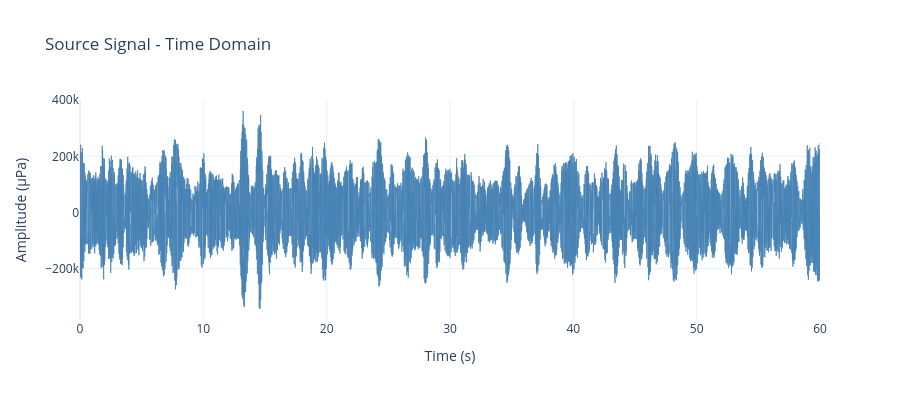
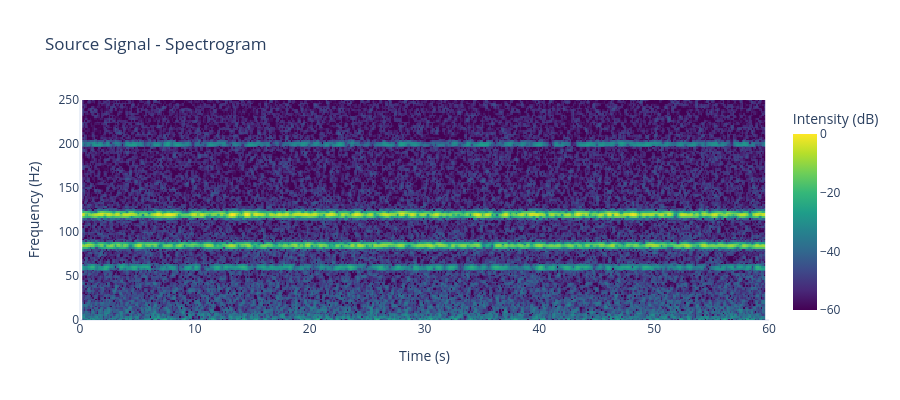

Notebook code for these charts, in order:
### Markdown cell above
## Source Signal Analysis

Examine the source signal before propagation:
- **Time domain**: Shows the temporal structure
- **Spectrogram**: Reveals frequency content evolution over time
- **Frequency spectrum**: Shows tonal peaks with proper amplitude scaling

**Critical FFT Scaling**: We multiply by `2.0/N` to convert FFT magnitude to single-sided amplitude spectrum in µPa.

### Code cell
source_time_axis = np.arange(len(source_signal)) / SIGNAL_PARAMS["sampling_rate_hz"]
source_real = np.real(source_signal)

# Top: Source time domain
fig_src_time = go.Figure()
fig_src_time.add_trace(
    go.Scatter(
        x=source_time_axis,
        y=source_real,
        mode="lines",
        line=dict(width=1, color="steelblue"),
        opacity=0.8,
    )
)
fig_src_time.update_layout(
    title="Source Signal - Time Domain",
    xaxis_title="Time (s)",
    yaxis_title="Amplitude (µPa)",
    template="plotly_white",
    height=400,
    width=900,
)
fig_src_time.show()

# Bottom: Source spectrogram
fig_src_spec = plot_spectrogram(
    source_real,
    int(SIGNAL_PARAMS["sampling_rate_hz"]),
    n_fft=256,
    hop_length=64,
    y_lim=(0, SIGNAL_PARAMS["sampling_rate_hz"] / 2),
    yaxis_format="hz",
    figsize=(9, 4),
)
fig_src_spec.update_layout(title="Source Signal - Spectrogram")
fig_src_spec.show()

### Figure 1 — Plotly figure (JSON) as saved in the notebook; plotly's stock layout.template omitted (floating-point values rounded to 4 significant figures; data arrays with more than 128 entries replaced by an {"elided": "..."} marker saying what was removed)
{"data": [{"line": {"color": "steelblue", "width": 1}, "mode": "lines", "opacity": 0.8, "type": "scatter", "x": {"elided": "30000 float values"}, "y": {"elided": "30000 float values"}}], "layout": {"height": 400, "title": {"text": "Source Signal - Time Domain"}, "width": 900, "xaxis": {"title": {"text": "Time (s)"}}, "yaxis": {"title": {"text": "Amplitude (µPa)"}}}}

### Figure 2 — Plotly figure (JSON) as saved in the notebook; plotly's stock layout.template omitted (floating-point values rounded to 4 significant figures; data arrays with more than 128 entries replaced by an {"elided": "..."} marker saying what was removed)
{"data": [{"colorbar": {"len": 1, "thickness": 24, "title": {"text": "Intensity (dB)"}}, "colorscale": [[0, "#440154"], [0.1111, "#482878"], [0.2222, "#3e4989"], [0.3333, "#31688e"], [0.4444, "#26828e"], [0.5556, "#1f9e89"], [0.6667, "#35b779"], [0.7778, "#6ece58"], [0.8889, "#b5de2b"], [1, "#fde725"]], "type": "heatmap", "x": {"elided": "465 float values"}, "y": {"elided": "129 float values"}, "z": {"elided": "129x465 float values"}, "zmax": 0, "zmin": -60}], "layout": {"height": 400, "title": {"text": "Source Signal - Spectrogram"}, "width": 900, "xaxis": {"range": [0, 60], "showgrid": false, "title": {"text": "Time (s)"}}, "yaxis": {"range": [0, 250], "showgrid": false, "title": {"text": "Frequency (Hz)"}}}}
